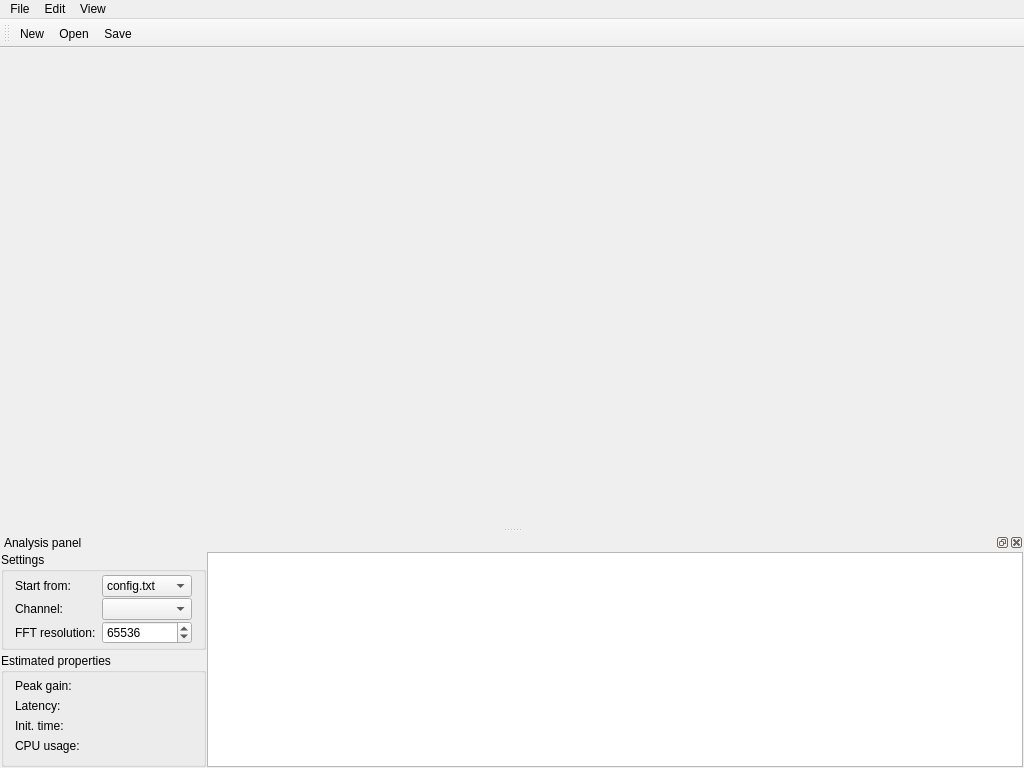
<?xml version="1.0" encoding="UTF-8"?>
<ui version="4.0">
 <class>MainWindow</class>
 <widget class="QMainWindow" name="MainWindow">
  <property name="geometry">
   <rect>
    <x>0</x>
    <y>0</y>
    <width>1024</width>
    <height>768</height>
   </rect>
  </property>
  <property name="windowTitle">
   <string notr="true"/>
  </property>
  <widget class="QWidget" name="centralWidget">
   <layout class="QGridLayout" name="gridLayout">
    <property name="leftMargin">
     <number>0</number>
    </property>
    <property name="topMargin">
     <number>0</number>
    </property>
    <property name="rightMargin">
     <number>0</number>
    </property>
    <property name="bottomMargin">
     <number>0</number>
    </property>
    <item row="0" column="0">
     <widget class="QTabWidget" name="tabWidget">
      <property name="documentMode">
       <bool>true</bool>
      </property>
      <property name="tabsClosable">
       <bool>true</bool>
      </property>
      <property name="movable">
       <bool>true</bool>
      </property>
     </widget>
    </item>
   </layout>
  </widget>
  <widget class="QMenuBar" name="menuBar">
   <property name="geometry">
    <rect>
     <x>0</x>
     <y>0</y>
     <width>1024</width>
     <height>21</height>
    </rect>
   </property>
   <widget class="QMenu" name="menuFile">
    <property name="title">
     <string>File</string>
    </property>
    <addaction name="actionNew"/>
    <addaction name="actionOpen"/>
    <addaction name="actionSave"/>
    <addaction name="actionSaveAs"/>
    <addaction name="separator"/>
    <addaction name="actionExit"/>
   </widget>
   <widget class="QMenu" name="menuEdit">
    <property name="title">
     <string>Edit</string>
    </property>
    <addaction name="actionCut"/>
    <addaction name="actionCopy"/>
    <addaction name="actionPaste"/>
    <addaction name="actionDelete"/>
   </widget>
   <widget class="QMenu" name="menuView">
    <property name="title">
     <string>View</string>
    </property>
    <addaction name="actionToolbar"/>
    <addaction name="actionAnalysisPanel"/>
   </widget>
   <addaction name="menuFile"/>
   <addaction name="menuEdit"/>
   <addaction name="menuView"/>
  </widget>
  <widget class="QToolBar" name="mainToolBar">
   <property name="windowTitle">
    <string>Toolbar</string>
   </property>
   <attribute name="toolBarArea">
    <enum>TopToolBarArea</enum>
   </attribute>
   <attribute name="toolBarBreak">
    <bool>false</bool>
   </attribute>
   <addaction name="actionNew"/>
   <addaction name="actionOpen"/>
   <addaction name="actionSave"/>
  </widget>
  <widget class="QDockWidget" name="analysisDockWidget">
   <property name="windowTitle">
    <string>Analysis panel</string>
   </property>
   <attribute name="dockWidgetArea">
    <number>8</number>
   </attribute>
   <widget class="QWidget" name="dockWidgetContents">
    <layout class="QGridLayout" name="gridLayout_2">
     <property name="leftMargin">
      <number>1</number>
     </property>
     <property name="topMargin">
      <number>0</number>
     </property>
     <property name="rightMargin">
      <number>1</number>
     </property>
     <property name="bottomMargin">
      <number>1</number>
     </property>
     <property name="horizontalSpacing">
      <number>1</number>
     </property>
     <property name="verticalSpacing">
      <number>3</number>
     </property>
     <item row="0" column="0">
      <widget class="QGroupBox" name="groupBox">
       <property name="title">
        <string>Settings</string>
       </property>
       <layout class="QGridLayout" name="gridLayout_3">
        <property name="topMargin">
         <number>3</number>
        </property>
        <property name="bottomMargin">
         <number>3</number>
        </property>
        <property name="verticalSpacing">
         <number>1</number>
        </property>
        <item row="3" column="0">
         <widget class="QLabel" name="resolutionLabel">
          <property name="text">
           <string>FFT resolution:</string>
          </property>
         </widget>
        </item>
        <item row="2" column="0">
         <widget class="QLabel" name="analysisChannelLabel">
          <property name="text">
           <string>Channel:</string>
          </property>
         </widget>
        </item>
        <item row="2" column="1">
         <widget class="QComboBox" name="analysisChannelComboBox"/>
        </item>
        <item row="3" column="1">
         <widget class="ExponentialSpinBox" name="resolutionSpinBox">
          <property name="correctionMode">
           <enum>QAbstractSpinBox::CorrectToNearestValue</enum>
          </property>
          <property name="keyboardTracking">
           <bool>false</bool>
          </property>
          <property name="minimum">
           <number>128</number>
          </property>
          <property name="maximum">
           <number>8388608</number>
          </property>
          <property name="value">
           <number>65536</number>
          </property>
         </widget>
        </item>
        <item row="1" column="0">
         <widget class="QLabel" name="startFromLabel">
          <property name="text">
           <string>Start from:</string>
          </property>
         </widget>
        </item>
        <item row="1" column="1">
         <widget class="QComboBox" name="startFromComboBox">
          <item>
           <property name="text">
            <string>config.txt</string>
           </property>
          </item>
          <item>
           <property name="text">
            <string>Current file</string>
           </property>
          </item>
         </widget>
        </item>
       </layout>
      </widget>
     </item>
     <item row="1" column="0">
      <widget class="QGroupBox" name="groupBox_2">
       <property name="title">
        <string>Estimated properties</string>
       </property>
       <layout class="QGridLayout" name="gridLayout_4">
        <property name="topMargin">
         <number>6</number>
        </property>
        <item row="2" column="1">
         <widget class="QLabel" name="initTimeValueLabel">
          <property name="text">
           <string notr="true"/>
          </property>
         </widget>
        </item>
        <item row="3" column="0">
         <widget class="QLabel" name="cpuUsageLabel">
          <property name="text">
           <string>CPU usage:</string>
          </property>
         </widget>
        </item>
        <item row="2" column="0">
         <widget class="QLabel" name="initTimeLabel">
          <property name="text">
           <string>Init. time:</string>
          </property>
         </widget>
        </item>
        <item row="3" column="1">
         <widget class="QLabel" name="cpuUsageValueLabel">
          <property name="palette">
           <palette>
            <active>
             <colorrole role="WindowText">
              <brush brushstyle="SolidPattern">
               <color alpha="255">
                <red>0</red>
                <green>0</green>
                <blue>0</blue>
               </color>
              </brush>
             </colorrole>
             <colorrole role="Midlight">
              <brush brushstyle="SolidPattern">
               <color alpha="255">
                <red>255</red>
                <green>127</green>
                <blue>0</blue>
               </color>
              </brush>
             </colorrole>
             <colorrole role="Dark">
              <brush brushstyle="SolidPattern">
               <color alpha="255">
                <red>255</red>
                <green>0</green>
                <blue>0</blue>
               </color>
              </brush>
             </colorrole>
             <colorrole role="Text">
              <brush brushstyle="SolidPattern">
               <color alpha="255">
                <red>0</red>
                <green>0</green>
                <blue>0</blue>
               </color>
              </brush>
             </colorrole>
             <colorrole role="ButtonText">
              <brush brushstyle="SolidPattern">
               <color alpha="255">
                <red>0</red>
                <green>0</green>
                <blue>0</blue>
               </color>
              </brush>
             </colorrole>
            </active>
            <inactive>
             <colorrole role="WindowText">
              <brush brushstyle="SolidPattern">
               <color alpha="255">
                <red>0</red>
                <green>0</green>
                <blue>0</blue>
               </color>
              </brush>
             </colorrole>
             <colorrole role="Midlight">
              <brush brushstyle="SolidPattern">
               <color alpha="255">
                <red>255</red>
                <green>127</green>
                <blue>0</blue>
               </color>
              </brush>
             </colorrole>
             <colorrole role="Dark">
              <brush brushstyle="SolidPattern">
               <color alpha="255">
                <red>255</red>
                <green>0</green>
                <blue>0</blue>
               </color>
              </brush>
             </colorrole>
             <colorrole role="Text">
              <brush brushstyle="SolidPattern">
               <color alpha="255">
                <red>0</red>
                <green>0</green>
                <blue>0</blue>
               </color>
              </brush>
             </colorrole>
             <colorrole role="ButtonText">
              <brush brushstyle="SolidPattern">
               <color alpha="255">
                <red>0</red>
                <green>0</green>
                <blue>0</blue>
               </color>
              </brush>
             </colorrole>
            </inactive>
            <disabled>
             <colorrole role="WindowText">
              <brush brushstyle="SolidPattern">
               <color alpha="255">
                <red>255</red>
                <green>0</green>
                <blue>0</blue>
               </color>
              </brush>
             </colorrole>
             <colorrole role="Midlight">
              <brush brushstyle="SolidPattern">
               <color alpha="255">
                <red>255</red>
                <green>127</green>
                <blue>0</blue>
               </color>
              </brush>
             </colorrole>
             <colorrole role="Dark">
              <brush brushstyle="SolidPattern">
               <color alpha="255">
                <red>255</red>
                <green>0</green>
                <blue>0</blue>
               </color>
              </brush>
             </colorrole>
             <colorrole role="Text">
              <brush brushstyle="SolidPattern">
               <color alpha="255">
                <red>255</red>
                <green>0</green>
                <blue>0</blue>
               </color>
              </brush>
             </colorrole>
             <colorrole role="ButtonText">
              <brush brushstyle="SolidPattern">
               <color alpha="255">
                <red>255</red>
                <green>0</green>
                <blue>0</blue>
               </color>
              </brush>
             </colorrole>
            </disabled>
           </palette>
          </property>
          <property name="text">
           <string notr="true"/>
          </property>
         </widget>
        </item>
        <item row="1" column="1">
         <widget class="QLabel" name="latencyValueLabel">
          <property name="text">
           <string notr="true"/>
          </property>
         </widget>
        </item>
        <item row="1" column="0">
         <widget class="QLabel" name="latencyLabel">
          <property name="text">
           <string>Latency: </string>
          </property>
         </widget>
        </item>
        <item row="0" column="0">
         <widget class="QLabel" name="peakGainlabel">
          <property name="text">
           <string>Peak gain:</string>
          </property>
         </widget>
        </item>
        <item row="0" column="1">
         <widget class="QLabel" name="peakGainValueLabel">
          <property name="palette">
           <palette>
            <active>
             <colorrole role="WindowText">
              <brush brushstyle="SolidPattern">
               <color alpha="255">
                <red>0</red>
                <green>0</green>
                <blue>0</blue>
               </color>
              </brush>
             </colorrole>
             <colorrole role="Dark">
              <brush brushstyle="SolidPattern">
               <color alpha="255">
                <red>255</red>
                <green>0</green>
                <blue>0</blue>
               </color>
              </brush>
             </colorrole>
             <colorrole role="Text">
              <brush brushstyle="SolidPattern">
               <color alpha="255">
                <red>0</red>
                <green>0</green>
                <blue>0</blue>
               </color>
              </brush>
             </colorrole>
             <colorrole role="ButtonText">
              <brush brushstyle="SolidPattern">
               <color alpha="255">
                <red>0</red>
                <green>0</green>
                <blue>0</blue>
               </color>
              </brush>
             </colorrole>
            </active>
            <inactive>
             <colorrole role="WindowText">
              <brush brushstyle="SolidPattern">
               <color alpha="255">
                <red>0</red>
                <green>0</green>
                <blue>0</blue>
               </color>
              </brush>
             </colorrole>
             <colorrole role="Dark">
              <brush brushstyle="SolidPattern">
               <color alpha="255">
                <red>255</red>
                <green>0</green>
                <blue>0</blue>
               </color>
              </brush>
             </colorrole>
             <colorrole role="Text">
              <brush brushstyle="SolidPattern">
               <color alpha="255">
                <red>0</red>
                <green>0</green>
                <blue>0</blue>
               </color>
              </brush>
             </colorrole>
             <colorrole role="ButtonText">
              <brush brushstyle="SolidPattern">
               <color alpha="255">
                <red>0</red>
                <green>0</green>
                <blue>0</blue>
               </color>
              </brush>
             </colorrole>
            </inactive>
            <disabled>
             <colorrole role="WindowText">
              <brush brushstyle="SolidPattern">
               <color alpha="255">
                <red>255</red>
                <green>0</green>
                <blue>0</blue>
               </color>
              </brush>
             </colorrole>
             <colorrole role="Dark">
              <brush brushstyle="SolidPattern">
               <color alpha="255">
                <red>255</red>
                <green>0</green>
                <blue>0</blue>
               </color>
              </brush>
             </colorrole>
             <colorrole role="Text">
              <brush brushstyle="SolidPattern">
               <color alpha="255">
                <red>255</red>
                <green>0</green>
                <blue>0</blue>
               </color>
              </brush>
             </colorrole>
             <colorrole role="ButtonText">
              <brush brushstyle="SolidPattern">
               <color alpha="255">
                <red>255</red>
                <green>0</green>
                <blue>0</blue>
               </color>
              </brush>
             </colorrole>
            </disabled>
           </palette>
          </property>
          <property name="text">
           <string notr="true"/>
          </property>
         </widget>
        </item>
       </layout>
      </widget>
     </item>
     <item row="0" column="1" rowspan="2">
      <widget class="AnalysisPlotView" name="graphicsView">
       <property name="mouseTracking">
        <bool>true</bool>
       </property>
       <property name="renderHints">
        <set>QPainter::Antialiasing|QPainter::TextAntialiasing</set>
       </property>
      </widget>
     </item>
    </layout>
   </widget>
  </widget>
  <action name="actionNew">
   <property name="icon">
    <iconset resource="Editor.qrc">
     <normaloff>:/icons/16x16/document-new.png</normaloff>:/icons/16x16/document-new.png</iconset>
   </property>
   <property name="text">
    <string>New</string>
   </property>
   <property name="shortcut">
    <string>Ctrl+N</string>
   </property>
  </action>
  <action name="actionOpen">
   <property name="icon">
    <iconset resource="Editor.qrc">
     <normaloff>:/icons/16x16/document-open.png</normaloff>:/icons/16x16/document-open.png</iconset>
   </property>
   <property name="text">
    <string>Open</string>
   </property>
   <property name="toolTip">
    <string>Open</string>
   </property>
   <property name="shortcut">
    <string>Ctrl+O</string>
   </property>
  </action>
  <action name="actionSave">
   <property name="icon">
    <iconset resource="Editor.qrc">
     <normaloff>:/icons/16x16/document-save.png</normaloff>:/icons/16x16/document-save.png</iconset>
   </property>
   <property name="text">
    <string>Save</string>
   </property>
   <property name="toolTip">
    <string>Save</string>
   </property>
   <property name="shortcut">
    <string>Ctrl+S</string>
   </property>
  </action>
  <action name="actionSaveAs">
   <property name="icon">
    <iconset resource="Editor.qrc">
     <normaloff>:/icons/16x16/document-save-as.png</normaloff>:/icons/16x16/document-save-as.png</iconset>
   </property>
   <property name="text">
    <string>Save as...</string>
   </property>
   <property name="toolTip">
    <string>Save as...</string>
   </property>
  </action>
  <action name="actionExit">
   <property name="text">
    <string>Exit</string>
   </property>
   <property name="shortcut">
    <string>Alt+F4</string>
   </property>
  </action>
  <action name="actionCut">
   <property name="icon">
    <iconset resource="Editor.qrc">
     <normaloff>:/icons/16x16/edit-cut.png</normaloff>:/icons/16x16/edit-cut.png</iconset>
   </property>
   <property name="text">
    <string>Cut</string>
   </property>
   <property name="shortcut">
    <string>Ctrl+X</string>
   </property>
  </action>
  <action name="actionCopy">
   <property name="icon">
    <iconset resource="Editor.qrc">
     <normaloff>:/icons/16x16/edit-copy.png</normaloff>:/icons/16x16/edit-copy.png</iconset>
   </property>
   <property name="text">
    <string>Copy</string>
   </property>
   <property name="shortcut">
    <string>Ctrl+C</string>
   </property>
  </action>
  <action name="actionPaste">
   <property name="icon">
    <iconset resource="Editor.qrc">
     <normaloff>:/icons/16x16/edit-paste.png</normaloff>:/icons/16x16/edit-paste.png</iconset>
   </property>
   <property name="text">
    <string>Paste</string>
   </property>
   <property name="shortcut">
    <string>Ctrl+V</string>
   </property>
  </action>
  <action name="actionDelete">
   <property name="icon">
    <iconset resource="Editor.qrc">
     <normaloff>:/icons/16x16/edit-delete.png</normaloff>:/icons/16x16/edit-delete.png</iconset>
   </property>
   <property name="text">
    <string>Delete</string>
   </property>
  </action>
  <action name="actionToolbar">
   <property name="checkable">
    <bool>true</bool>
   </property>
   <property name="text">
    <string>Toolbar</string>
   </property>
  </action>
  <action name="actionAnalysisPanel">
   <property name="checkable">
    <bool>true</bool>
   </property>
   <property name="text">
    <string>Analysis panel</string>
   </property>
  </action>
 </widget>
 <layoutdefault spacing="6" margin="11"/>
 <customwidgets>
  <customwidget>
   <class>AnalysisPlotView</class>
   <extends>QGraphicsView</extends>
   <header>Editor/AnalysisPlotView.h</header>
  </customwidget>
  <customwidget>
   <class>ExponentialSpinBox</class>
   <extends>QSpinBox</extends>
   <header>Editor/widgets/ExponentialSpinBox.h</header>
  </customwidget>
 </customwidgets>
 <resources>
  <include location="Editor.qrc"/>
 </resources>
 <connections>
  <connection>
   <sender>actionExit</sender>
   <signal>triggered()</signal>
   <receiver>MainWindow</receiver>
   <slot>close()</slot>
   <hints>
    <hint type="sourcelabel">
     <x>-1</x>
     <y>-1</y>
    </hint>
    <hint type="destinationlabel">
     <x>511</x>
     <y>383</y>
    </hint>
   </hints>
  </connection>
 </connections>
</ui>
